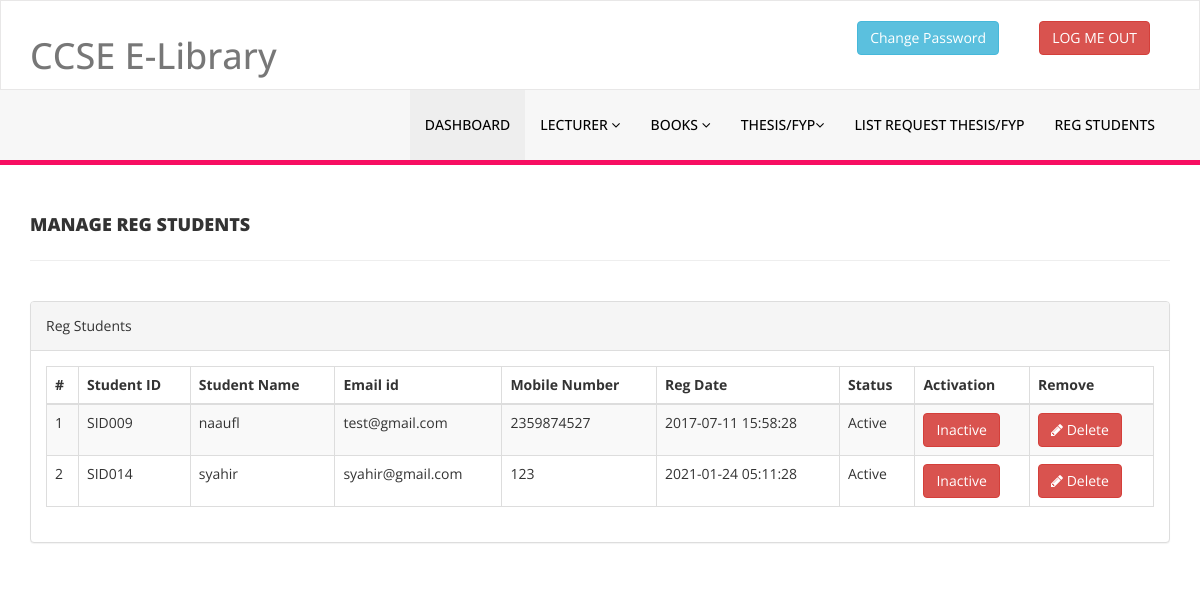
The page /library/admin/reg-students.php (signed in) on the database its author committed.
### tables this page shows
CREATE TABLE `tblstudents` (
  `id` int(11) NOT NULL,
  `StudentId` varchar(100) DEFAULT NULL,
  `FullName` varchar(120) DEFAULT NULL,
  `EmailId` varchar(120) DEFAULT NULL,
  `MobileNumber` char(11) DEFAULT NULL,
  `Password` varchar(120) DEFAULT NULL,
  `Status` int(1) DEFAULT NULL,
  `RegDate` timestamp NULL DEFAULT current_timestamp(),
  `UpdationDate` timestamp NULL DEFAULT NULL ON UPDATE current_timestamp()
);

### library/admin/reg-students.php (the view, shortened to what this page needs)
<?php
include('includes/config.php');
if(strlen($_SESSION['alogin'])==0)
    {
header('location:index.php');
}
else{
    ?>
<!DOCTYPE html>
<html xmlns="http://www.w3.org/1999/xhtml">
<head>
    <link href="assets/css/bootstrap.css" rel="stylesheet" />
    <link href="assets/css/font-awesome.css" rel="stylesheet" />
    <link href="assets/js/dataTables/dataTables.bootstrap.css" rel="stylesheet" />
    <link href="assets/css/style.css" rel="stylesheet" />
</head>
<body>
<?php include('includes/header.php');?>
    <div class="content-wrapper">
         <div class="container">
        <div class="row pad-botm">
            <div class="col-md-12">
                <h4 class="header-line">Manage Reg Students</h4>
    </div>
        </div>
            <div class="row">
                <div class="col-md-12">
                    <div class="panel panel-default">
                        <div class="panel-heading">
                          Reg Students
                        </div>
                        <div class="panel-body">
                            <div class="table-responsive">
                                <table class="table table-striped table-bordered table-hover" id="dataTables-example">
                                    <thead>
                                        <tr>
                                            <th>#</th>
                                            <th>Student ID</th>
                                            <th>Student Name</th>
                                            <th>Email id </th>
                                            <th>Mobile Number</th>
                                            <th>Reg Date</th>
                                            <th>Status</th>
                                            <th>Activation</th>
                                            <th>Remove</th>
                                        </tr>
                                    </thead>
                                    <tbody>
<?php $sql = "SELECT * from tblstudents";
$query = $dbh -> prepare($sql);
$query->execute();
$results=$query->fetchAll(PDO::FETCH_OBJ);
$cnt=1;
if($query->rowCount() > 0)
{
foreach($results as $result)
{               ?>
                                        <tr class="odd gradeX">
                                            <td class="center"><?php echo htmlentities($cnt);?></td>
                                            <td class="center"><?php echo htmlentities($result->StudentId);?></td>
                                            <td class="center"><?php echo htmlentities($result->FullName);?></td>
                                            <td class="center"><?php echo htmlentities($result->EmailId);?></td>
                                            <td class="center"><?php echo htmlentities($result->MobileNumber);?></td>
                                             <td class="center"><?php echo htmlentities($result->RegDate);?></td>
                                            <td class="center"><?php if($result->Status==1)
                                            {
                                                echo htmlentities("Active");
                                            } else {
                                            echo htmlentities("Blocked");
}
                                            ?></td>
<td class="center">
<?php if($result->Status==1)
 {?>
<a href="reg-students.php?inid=<?php echo htmlentities($result->id);?>" onclick="return confirm('Are you sure you want to block this student?');"" >  <button class="btn btn-danger"> Inactive</button>
<?php } else {?>
                                            <a href="reg-students.php?id=<?php echo htmlentities($result->id);?>" onclick="return confirm('Are you sure you want to active this student?');""><button class="btn btn-primary"> Active</button>
                                            <?php } ?>
                                            <td class="center"><a href="reg-students.php?del=<?php echo htmlentities($result->id);?>" onclick="return confirm('Are you sure you want to delete?');"" >  <button class="btn btn-danger"><i class="fa fa-pencil"></i> Delete</button></td>
                                        </tr>
 <?php $cnt=$cnt+1;}} ?>
                                    </tbody>
                                </table>
                            </div>
                        </div>
                    </div>
                </div>
            </div>
    </div>
    </div>
</body>
</html>
<?php } ?>

### library/admin/assets/css/style.css (style rules this page uses)
.content-wrapper { margin-top: 40px; min-height:800px; padding-bottom:90px; }
.header-line { font-weight:900; padding-bottom:25px; border-bottom:1px solid #eeeeee; text-transform:uppercase; }
.pad-botm { padding-bottom:30px; }

### rows shown on the page
tblstudents: StudentId "SID009", FullName "naaufl", EmailId "test@gmail.com", MobileNumber "2359874527", RegDate "2017-07-11 15:58:28"
tblstudents: StudentId "SID014", FullName "syahir", EmailId "syahir@gmail.com", MobileNumber "123", RegDate "2021-01-24 05:11:28"
